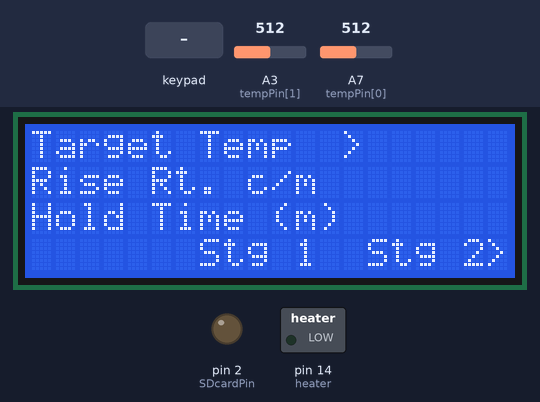
A sketch run on a simulated Arduino Nano, built with avr-gcc and run on an emulated ATmega328P. On the bench: 20×4 character LCD, switched loads named in the sketch (green lamp = pin HIGH), output pins drawn as LEDs (lit = HIGH). Wiring (inferred from the names in the program): 4×4 keypad with keys x 1 4 7 * 2 5 8 0 3 6 9 # A B C: rows pin 10, pin 9, pin 8, pin 7; columns pin 6, pin 5, pin 4, pin 3. Inputs (shaded band) come from the test bench; at power-on: A3 (tempPin[1]) = 512, A7 (tempPin[0]) = 512. Storage starts empty; pins used as bus, display or sensor lines are not drawn.

Above: at 8.3 s.
8.4 s: keypad keys 1 2 A pressed 0.4 s apart
At 10.0 s:
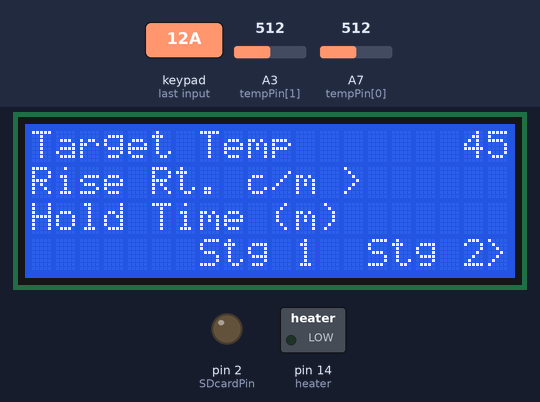
11.1 s: key 'A' pressed
12.8 s: key 'B' pressed
At 14.0 s:
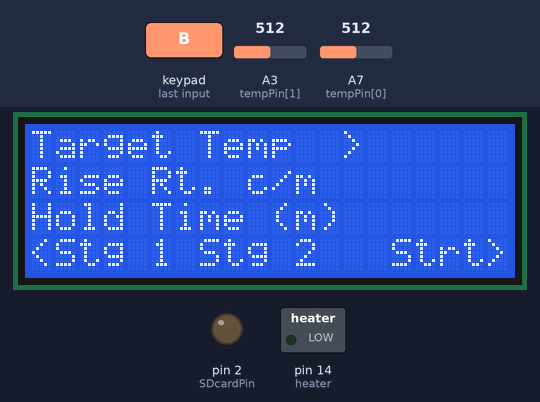
14.5 s: keypad keys 2 5 A pressed 0.4 s apart
At 16.8 s:
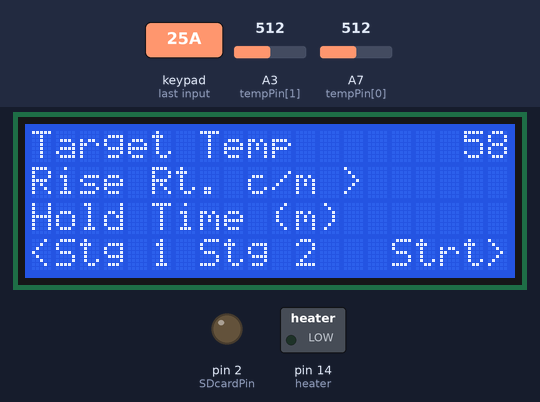
17.2 s: key 'B' pressed
At 20.1 s:
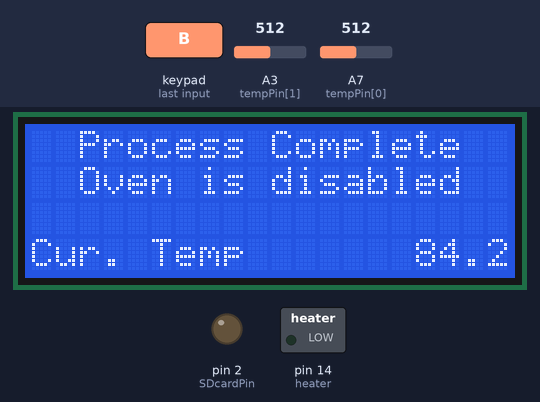
Timing chart, 0 to 21.2 s (numbered marks = the images above; inputs shaded):
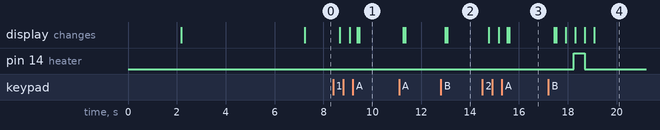

The sketch:

oven_system_with_logging.ino
```cpp
#include <math.h>
#include <Wire.h>
#include <LiquidCrystal_I2C.h>
#include <SPI.h>
#include <SD.h>

// SD card setup
const int SDcardPin = 2;    // CS pin for SD card
bool SDpresent = false;     // Stores if an SD card was present at initialization
String filename;            // Stores the datafile name for the run
//File logfile;               // File used

// A4 is SDA
// A5 is SCL

LiquidCrystal_I2C lcd(0x27, 2, 1, 0, 4, 5, 6, 7, 3, POSITIVE);
//LiquidCrystal_I2C lcd(0x27, 4, 5, 6, 0, 1, 2, 3, 7, POSITIVE);
//LiquidCrystal_I2C lcd(0x27, 2,1,0,4,5,6,7,3, POSITIVE);

// Keypad config
const int row1 = 6; // Row 1 pin
const int row2 = 5;
const int row3 = 4;
const int row4 = 3;
const int col1 = 10; // Column 1 pin
const int col2 = 9;
const int col3 = 8;
const int col4 = 7;
// Keypad works by detecting the intersection of a row and col pulling down an input. (A column pulling the row down)

const int heater = 14;  // Heater relay pin
bool heaterState;       // State variable

// Control variables
int screen, field;                  // Used for display
const int numScreens = 4;           // Used as a limit for number of distinct screens
const int numFields = 3;            // Used as a limit for number of fields on a screen

const int maxFieldLength = 6;        // Max length of entered data
String fields[9];                    // Used to display entry data (should have numFields * numScreens elements)

int stage = 1;                          // Records cooking stage
double targetTemp, curTemp;              // Target and current temp
double temperature[5];                   // Used to store temp set points
const float tempTol = 5;                // Used as tolerance for over temp - IMPORTANT
unsigned long setPointTimes[5];         // Used for changes
double elapsedTime;                      // Used for status display
String endTime;                         // Used for status display (to minimize repeated instructions)

// Temperature probes
const int tempPin[] = {A7, A3};                     // Stores probes pins
const double setResis[] = {9960, 9830};             // Stores set resistor values
const double R25[] = {125000.0, 125000.0};          // Stores the calibration value of each NTC
// REMEMBER TO USE KELVIN
const double T25[] = {0.0034411562284928, 0.0034411562284928};  // Stores the reciprical (^-1) of the calibration temperature in K

const int numPorts = 2;                        // Number of ports for probes
int numProbes = 0;                                // Stores number of connected probes
bool connectedProbes[] = {false, false};   // Stores which probes are connected

void setup() {
  // Serial.begin(9600); // For debugging

  lcd.begin(20, 4);   // Set up display. 20 character in 4 rows
  lcd.clear();        //Clear the display

  // Keypad setup
  pinMode(row1, INPUT_PULLUP); pinMode(row2, INPUT_PULLUP); pinMode(row3, INPUT_PULLUP); pinMode(row4, INPUT_PULLUP);
  pinMode(col1, OUTPUT); pinMode(col2, OUTPUT); pinMode(col3, OUTPUT); pinMode(col4, OUTPUT);

  pinMode(heater, OUTPUT);            // Controls relay
  heaterState = LOW;                  // Off by default
  digitalWrite(heater, heaterState);

  // Probe setup
  for (int i = 0; i < numPorts; i++) {
//    //Serial verification
//    Serial.print(tempPin[i]);
//    Serial.print('\t');
//    Serial.println(analogRead(tempPin[i]));
    if (analogRead(tempPin[i]) > 10) {
      numProbes++;                // Increment number of probes
      connectedProbes[i] = true;  // Record it's presence
    }
  }
  if (numProbes == 0) {
    // Alert them if no probes detected
    printCenter(0, F("!!!!!!!!!!!!!!!!!!!!"));
    printCenter(1, F("!  NO TEMP PROBES  !"));
    printCenter(2, F("!     DETECTED     !"));
    printCenter(3, F("!!!!!!!!!!!!!!!!!!!!"));
    delay(600000);
  }

  // SD card setup
  pinMode(SDcardPin, OUTPUT);
  SDpresent = SD.begin(SDcardPin);  // Record presence
  if (SDpresent) {
    // Finds filename to use, to not overwrite previous logs
    int runNum = 0; // Used to record run number
    while (SD.exists("oven" + String(runNum) + ".csv")) {
      runNum++; // Increments
    }
    filename = "oven" + String(runNum) + ".csv";    // Records filename

  }
  else {
    // Warn them
    printCenter(0, F("!!!!!!!!!!!!!!!!!!!!"));
    printCenter(1, F("! NO SD CARD FOUND !"));
    printCenter(2, F("!  ERGO NO LOGGING !"));
    printCenter(3, F("!!!!!!!!!!!!!!!!!!!!"));
    delay(60000);
  }

  // Splash screen
  printCenter(1, F("Oven Control System"));
  printCenter(2, F("Designed for HPDVT"));
  delay(2000);                            // LOOK AT THE SPLASH SCREEN!!
  lcd.clear();

  // Status screen
  printCenter(0, F("Oven Configuration"));
  printLeft(1, F("Probes found:"));
  printLeft(2, F("SD Status:"));

  String temp = "";
  for (int i = 0; i < numPorts; i++) {
     if (connectedProbes[i]) temp += String(i + 1) + ","; // Lists probes
  }
  printRight(1, temp);       // Prints indexes of probes found
  if (SDpresent) printRight(2, F("Ready"));  // SD status
  else printRight(2, F("MISSING"));
  delay(5000);                           // Time to read
  lcd.clear();

  // Initialization
  screen = 0;
  field = 0;
}

void loop() {
  // Screen
  switch (screen) {
    case 0: // Setup first point
      printLeft(0, F("Target Temp"));
      printLeft(1, F("Rise Rt. c/m"));
      printLeft(2, F("Hold Time (m)"));
      printCenter(3, F("Stg 1"));
      printCursor();
      for (int i = 0; i < numFields; i++) {
        printRight(i, fields[i + numFields * screen]);
      }
      printRight(3, F("Stg 2>"));

      buttonAction(); // Performs button action
      break;
    case 1: // Second point config
      printLeft(0, F("Target Temp"));
      printLeft(1, F("Rise Rt. c/m"));
      printLeft(2, F("Hold Time (m)"));
      printLeft(3, F("<Stg 1"));
      printCenter(3, F("Stg 2"));
      printCursor();
      for (int i = 0; i < numFields; i++) {
        printRight(i, fields[i + numFields * screen]);
      }
      printRight(3, F("Strt>"));

      buttonAction(); // Performs button action

      // Check if starting oven
      if (screen == (numScreens - 2)) {
        stage = 1; // Entered first stage

        //Sets temperature points
        temperature[0] = currentTemp(); // Record starting temp
        temperature[1] = fields[0].toFloat();
        temperature[2] = temperature[1];
        temperature[3] = fields[numFields].toFloat();
        temperature[4] = temperature[3];

        // Gets times
        // Times are (target - start) / ramp rate
        elapsedTime = 0;
        setPointTimes[0] = millis();                                                          // Start time
        setPointTimes[1] = (temperature[1] - temperature[0]) * 60000 / fields[1].toFloat();   // Uses rate and difference to find ramp time
        setPointTimes[2] = fields[2].toFloat() * 60000;                                       // Records hold time
        setPointTimes[3] = (temperature[3] - temperature[2]) * 60000 / fields[1].toFloat();   // Second ramp
        setPointTimes[4] = fields[2 + numFields].toFloat() * 60000;                           // Last hold

        for (int i = 1; i <= 4; i++) {
          setPointTimes[i] += setPointTimes[i - 1]; //Makes the times cummulative
        }
        endTime = int(ceil((setPointTimes[4] - setPointTimes[0]) / 60000)); // Records the end as a string for status display

        if (SDpresent) recordConfig(); // Record config if possible
      }
      break;

    case 2: // Runtime
      // Control
      // Gets linearly interpolated temperature based on time and bounding set points
      // map() outputs long int, needed floats so I adjusted their source code
      targetTemp = (millis() - setPointTimes[stage - 1]) * (temperature[stage] - temperature[stage - 1]);
      targetTemp /= (setPointTimes[stage] - setPointTimes[stage - 1]);
      targetTemp += temperature[stage - 1];
      curTemp = currentTemp(); // Gets current temp

      if (curTemp < targetTemp) {
        heaterState = HIGH;                   // Too cold
        digitalWrite(heater, heaterState);
      }
      else if (curTemp > (targetTemp + 1)) {
        heaterState = LOW;                    // Too hot
        digitalWrite(heater, heaterState);
      }

      // Time
      if (millis() > setPointTimes[stage]) stage++; // Checks if approriate stage
      elapsedTime = millis() - setPointTimes[0];    // Elaplsed time in ms
      elapsedTime /= 60000;                         // Elapsed time in minutes

      // Screen stuff
      printLeft(0, F("Cur/Tar"));
      printLeft(1, F("Elp/End"));
      printLeft(2, F("Heater"));
      printCenter(3, F("Oven Status"));

      // Fields
      fields[numFields * screen] = F("  ");
      fields[numFields * screen] += String(curTemp, 1);       // Temp
      fields[numFields * screen] += F("/");
      fields[numFields * screen] += String(targetTemp, 1);   // Target

      fields[1 + numFields * screen] = String(elapsedTime, 0);   // Time
      fields[1 + numFields * screen] += F("/");
      fields[1 + numFields * screen] += endTime;                  // End

      if (heaterState) {
        fields[2 + numFields * screen] = " ON";  // Heater ON
      }
      else {
        fields[2 + numFields * screen] = "OFF"; // Heater OFF
      }

      for (int i = 0; i < numFields; i++) {
        printRight(i, fields[i + numFields * screen]);
      }

      // Check for finish (past stage 4)
      if (stage == 5) {
        screen++; // Go to next step
        lcd.clear();

        // Turn off heater
        heaterState = LOW;
        digitalWrite(heater, heaterState);
      }

      if (SDpresent) logData();  // Log data if possible
      delay(300); // Extending cycle time during run time
      break;

    case 3: // Finished
      printCenter(0, F("Process Complete"));
      printCenter(1, F("Oven is disabled"));
      printLeft(3, F("Cur. Temp"));
      printRight(3, "   " + String(currentTemp(), 1));

      delay(1000);
      break;
  }

  delay(25);
}

void printCenter(int row, String message) {
  int pos = 10 - (message.length() + 1) / 2; // Finds start to center message (favours left)
  lcd.setCursor(pos, row);
  lcd.print(message);
}
void printRight(int row, String message) {
  int pos = 20 - message.length(); // Finds start to right justify the message (favours left)
  lcd.setCursor(pos, row);
  lcd.print(message);
}
void printLeft(int row, String message) {
  lcd.setCursor(0, row);
  lcd.print(message);
}
void printCursor() {
  lcd.setCursor(19 - maxFieldLength, field);
  lcd.print('>');
}
```

logging.ino
```cpp
void logData() {
  File logfile = SD.open(filename, FILE_WRITE); // Opens file

  // Prepares data string
  String data = "";
  data = String(elapsedTime, 1) + ",";
  data += String(targetTemp, 1) + ",";
  data += String(curTemp, 1) + ",";
  data += String(heaterState) + ",";
  for (int i = 0; i < (numPorts); i++) {
    data += String(readTemp(i), 1) + ",";
  }

  logfile.println(data);
  logfile.close();
}

void recordConfig() {
  File logfile = SD.open(filename, FILE_WRITE);   // Opens file for writing config
  if (logfile) {
    logfile.println(F("Target Temp 1,Rise Rate 1 c/min,Hold Time 1 (min),Target Temp 2, Rise Rate 2 c/min, Hold Time 2 (min)"));
    for (int i = 0; i < 5; i++){
      logfile.print(fields[i] + ",");
    }
    logfile.println(fields[5]); // Ends line
    logfile.println(F("Elapsed time (min),Target Temp,Measured Temp,Heater Status,Probe 1,Probe 2,Probe 3"));  // Header
  }
  logfile.close();  // Closes file
}
```

temperature.ino
```cpp
double currentTemp() {
  // Calculates average of all temps

  float temperature = 0.0;

  if (numProbes > 0) { // Only does this if there are probes connected
    for (int i = 0; i<numPorts; i++){
      temperature += readTemp(i); // Sums all temperatures
      //Serial.println(temperature);
    }
    temperature /= numProbes; // Gets average
  }
  return temperature; // Eventually will cycle through all probes and take average temp
}
double readTemp(const int index) {
  if (!connectedProbes[index]) return 0; // Returns a zero if disconnected

  double temp, res;                // Used to store intermediate data and resistance of NTC
  const double beta = 3950.0;        // Beta for the thermistors

  // Find the resistance of the thermistor from voltage division (1023 is Vcc)
  res = ((1023.0 / analogRead(tempPin[index])) - 1);    // Finds ratio of set res to thermistor
  res *= setResis[index];
  //Serial.println(res);    // Print calculated resistance (used for debugging)

  // Finds temperature
  temp = (log(R25[index] / res));  // Take natural log of R25 over measured resistance
  temp /= beta;                       // Divide by beta
  temp = T25[index] - temp;                 // Add 1/calibration temp, subtracted previous value
  temp = pow(temp, -1);               // Takes reciprical to get temperature in K
  temp -= 273.15;                      // Kelvin to Celsius

  //Serial.println(temp);
  if (temp < -50) temp = 0;

  return temp;
}
```

keypad.ino
```cpp
// Checks keypad for what button is pressed (returns 'x' if nothing pressed)
char checkKeypad() {
  bool teststate = LOW; // Are we looking for highs or lows?

  char button = 'x'; // Stores button pressed (x will return if nothing pressed)

  digitalWrite(col1, teststate);
  digitalWrite(col2, !teststate);
  digitalWrite(col3, !teststate);
  digitalWrite(col4, !teststate);

  if (teststate == digitalRead(row1)) button = '1';
  if (teststate == digitalRead(row2)) button = '4';
  if (teststate == digitalRead(row3)) button = '7';
  if (teststate == digitalRead(row4)) button = '*';
  waitForRelease(teststate); // Wait for release
  digitalWrite(col1, !teststate);
  digitalWrite(col2, teststate);
  delay(1); // Delay to avoid transients

  if (teststate == digitalRead(row1)) button = '2';
  if (teststate == digitalRead(row2)) button = '5';
  if (teststate == digitalRead(row3)) button = '8';
  if (teststate == digitalRead(row4)) button = '0';
  waitForRelease(teststate); // Wait for release
  digitalWrite(col2, !teststate);
  digitalWrite(col3, teststate);
  delay(1); // Delay to avoid transients

  if (teststate == digitalRead(row1)) button = '3';
  if (teststate == digitalRead(row2)) button = '6';
  if (teststate == digitalRead(row3)) button = '9';
  if (teststate == digitalRead(row4)) button = '#';
  waitForRelease(teststate); // Wait for release
  digitalWrite(col3, !teststate);
  digitalWrite(col4, teststate);
  delay(1); // Delay to avoid transients

  if (teststate == digitalRead(row1)) button = 'A';
  if (teststate == digitalRead(row2)) button = 'B';
  if (teststate == digitalRead(row3)) button = 'C';
  if (teststate == digitalRead(row4)) button = 'D';
  waitForRelease(teststate); // Wait for release
  digitalWrite(col4, !teststate);

  return button; // Return the button pressed
}
void waitForRelease(const bool state) {
  while (digitalRead(row1) == state) {
    delay(10); // Waits until pin is out of test state
  }
  while (digitalRead(row2) == state) {
    delay(10);
  }
  while (digitalRead(row3) == state) {
    delay(10);
  }
  while (digitalRead(row4) == state) {
    delay(10);
  }
}

void buttonAction() {
  char buttonPressed = checkKeypad(); // Get key pressed, if any

  switch (buttonPressed) {
    case 'x':
      break; // Nothing was pressed

    // Changing fields
    case 'A':
      field--;
      lcd.clear();
      field = constrain(field, 0, numFields - 1);
      break;
    case 'B':
      field++;
      lcd.clear();
      field = constrain(field, 0, numFields - 1);
      break;

    // Next screen
    case 'C':
      screen++;
      lcd.clear();
      screen = constrain(screen, 0, numScreens - 1);
      field = 0;
      break;
    case 'D':
      screen--;
      lcd.clear();
      screen = constrain(screen, 0, numScreens - 1);
      field = 0;
      break;

    // Backspace
    case '#':
      if (fields[field + numFields * screen].length() > 0) {
        lcd.clear();
        fields[field + numFields * screen].remove(fields[field + numFields * screen].length() - 1); // Removes last character
      }
      break;

    // Adding digits and decimal places is done by concatenating the string
    default:
      if (buttonPressed == '*') {
        buttonPressed = '.'; // Decimal
      }
      // Only adds if not at full length
      if ( fields[field + numFields * screen].length() < maxFieldLength){
        fields[field + numFields * screen] += buttonPressed;
      }
      break;
  }
}
```

Measured:
- after the input at 8.4 s, the display: first changes after 0.27 s (image 1 shows a later state)
- after the input at 12.8 s, the display: first changes after 0.19 s (image 2 shows a later state)
- after the input at 14.5 s, the display: first changes after 0.27 s (image 3 shows a later state)
- after the input at 17.2 s, pin 14 (heater): LOW → HIGH after 1.0 s, → LOW 0.44 s later; the display: first changes after 0.24 s (image 4 shows a later state)
